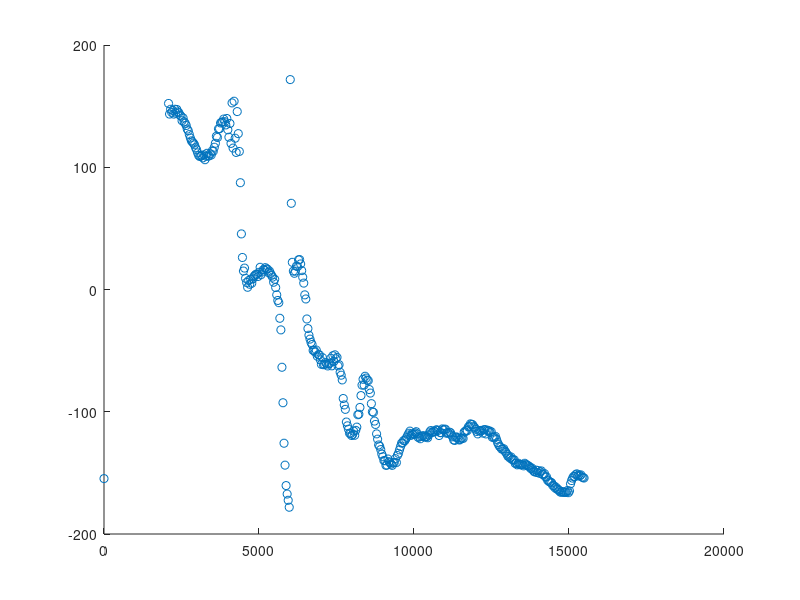

The MATLAB source for this figure: (Note: this script raises an error after producing the figure.)
close all;
clear all;
clc;

Data1 = csvread('run2.1600.csv');
%Data3 = csvread('test1650.csv');
%Data2= csvread('test1600.csv');

Step1(:,2) = Data1(:,1);
Step1(:,1) = Data1(:,4);
%Step2(:,2) = Data2(:,1);
%Step2(:,1) = Data2(:,4);
%Step3(:,2) = Data3(:,1);
%Step3(:,1) = Data3(:,4);

hold;
P1 = scatter(Step1(:,1),Step1(:,2));
%P2 = plot(Step2(:,1),Step2(:,2));
%P3 = plot(Step3(:,1),Step3(:,2));

set( P1, 'color', '[1 0 0]', 'LineWidth', 2 );
%set( P2, 'color', '[0 .5 0]', 'LineWidth', 2 );
%set( P3, 'color', '[0 0 1]', 'LineWidth', 2 );

title('Step response with and without control')
xlabel('Time [s]')
ylabel('Velocity [m \cdot s^{-1}]')
% xlim([3 7]);
legend('Voltage step', 'P control','P control with Feed forward','Location', 'southeast' )
grid on
set(gca,'GridLineStyle',':', 'GridColor', 'k', 'GridAlpha', .6)
